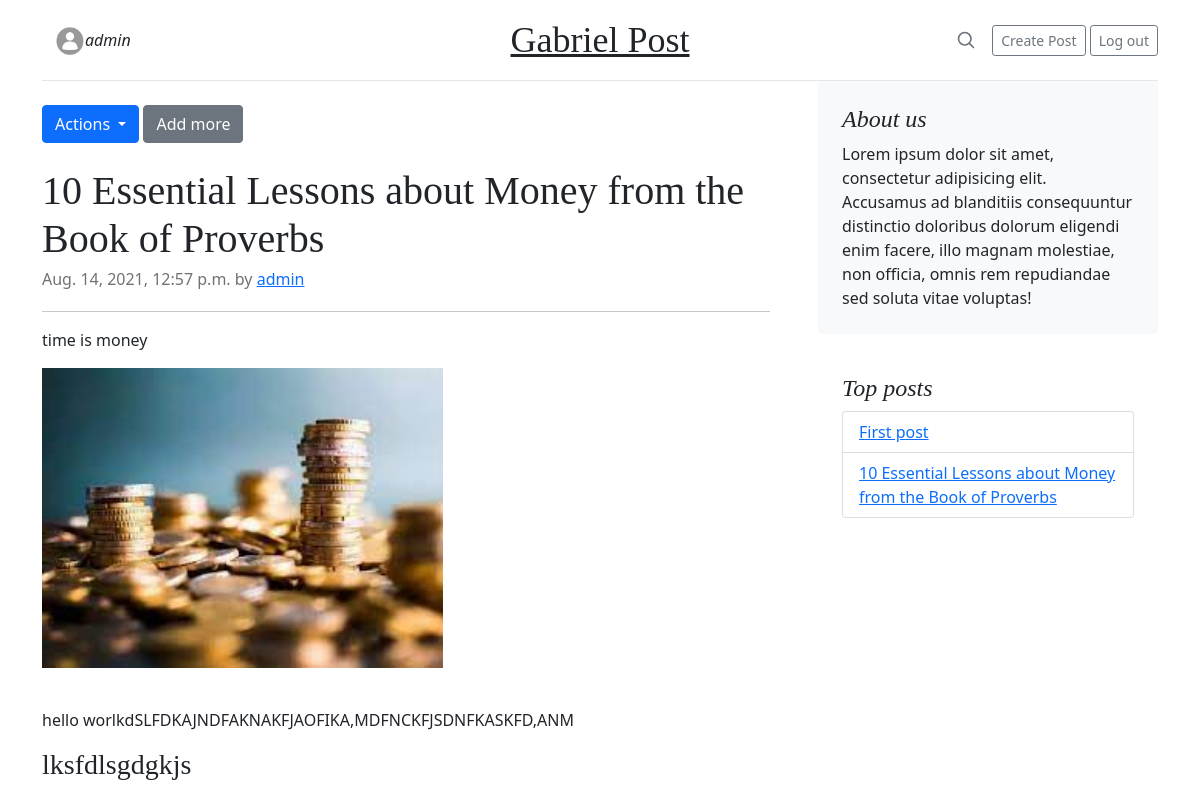
Before: /blog/10-essential-lessons-about-money-from-the-book-of-/ (signed in, upper part) with the older database file.
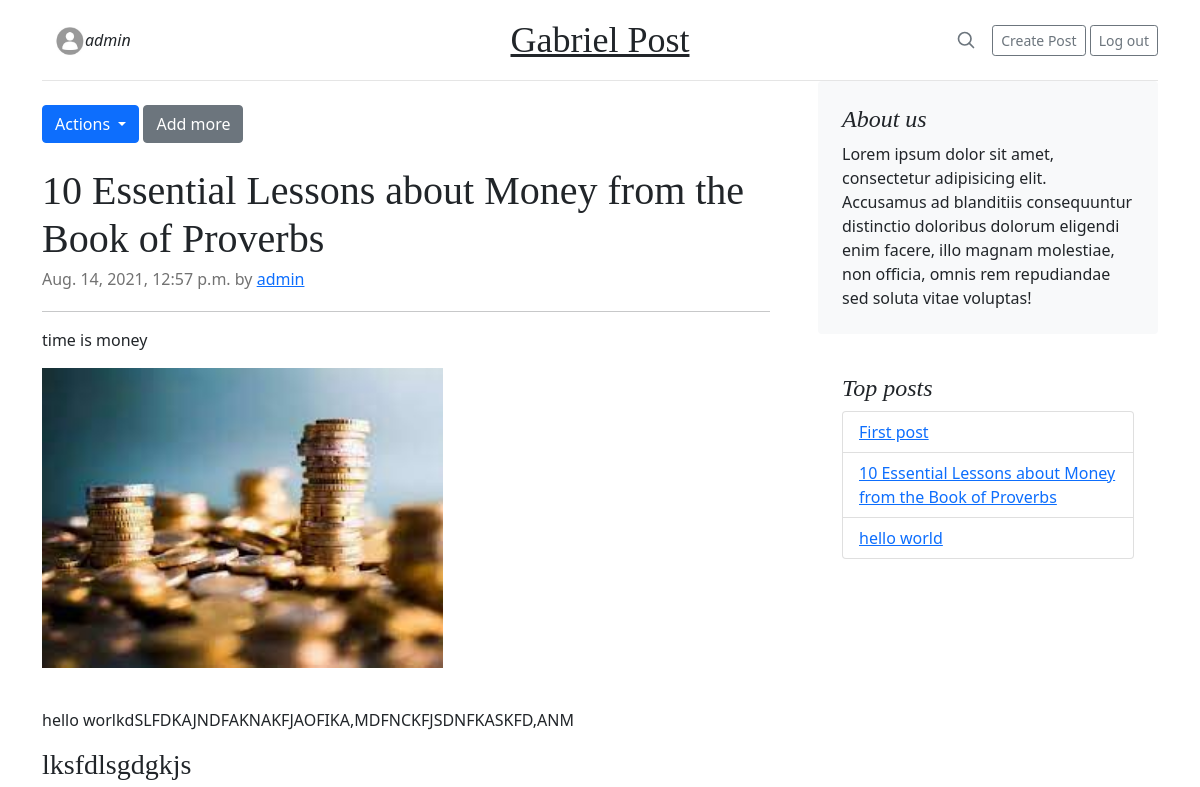
After: the same page with the newer database file.
### blog/models.py (models this page shows, shortened)
class AddBlogModel(models.Model):
    blog    = models.ForeignKey(BlogModel, on_delete=models.CASCADE)
    author  = models.ForeignKey(User, on_delete=models.CASCADE)
    title   = models.CharField(max_length=1000, blank=False, null=False)
    image   = models.ImageField(upload_to='blog_pics', null=True, blank=True,)
    body    = RichTextField(null=False, blank=False)

class BlogModel(models.Model):
    LANGUAGES_CHOICES = (
        ('Eng', 'English'),
        ('Hin', 'Hindi'),
    )
    blog_title = models.CharField( max_length=250, blank=False, null=False)
    slug = models.SlugField(unique=True, null=True, blank=True)
    blog_short_desc = models.CharField(max_length=1000, blank=False, null=False)
    blog_author = models.ForeignKey(User, on_delete=models.CASCADE)
    date_posted_on = models.DateTimeField(auto_now_add=True)
    blog_image = models.ImageField(upload_to='blog_pics', blank=False, null=False,)
    blog_complete_desc = RichTextField(blank=False, null=False)
    blog_language = models.CharField(max_length=3, choices=LANGUAGES_CHOICES)
    likes = models.ManyToManyField(User, related_name='post_likes', blank=True)

### blog/views.py (the view)
# urls.py: path('<slug:slug>/', views.blogDetail, name='blog_detail'),
@login_required()
def blogDetail(request, slug):
    user = User.objects.get(id=request.user.id)
    post_all = BlogModel.objects.all()[:5]
    post = BlogModel.objects.filter(slug=slug).first()
    if not post:
        return render(request, 'blog/pageNotFound.html', context=None)
    additional_content = AddBlogModel.objects.filter(blog=post)
    if request.method == 'POST':
        comment_object = CommentModel(blog=post, comment_author=request.user, comment=request.POST['commentText'])
        comment_object.save()
        return redirect(f'/blog/{slug}/')
    if post in user.post_likes.all():
        has_liked = True
    else:
        has_liked = False
    context = {
        'blog': post,
        'username': request.user,
        'all_post': post_all,
        'additional_content': additional_content,
        'has_liked': has_liked,
    }
    return render(request, 'blog/blogDetail.html', context=context)

### blog/templates/blog/blogDetail.html (shortened to what this page needs)
{% extends 'blog/index.html' %}
{% block content %}
  <div class="row g-5">
    <div class="col-md-8">  <br>
      {% if username == blog.blog_author %}
      <div class="dropdown">
            <button class="btn btn-primary dropdown-toggle" type="button" id="dropdownMenuButton" data-bs-toggle="dropdown" aria-expanded="false">
              Actions
            </button>
        <a type="button" class="btn btn-secondary" href="{% url 'add_content' blog.slug %}">Add more</a>
          </div>
      <br>
      {% endif %}
      <article class="blog-post">
        <h2 class="blog-post-title">{{ blog.blog_title }}</h2>
        <p class="blog-post-meta">{{blog.date_posted_on}} by <a href="#">{{blog.blog_author}}</a></p>
                <hr>
        <p>{{ blog.blog_short_desc|safe }}</p>
        <img src="{{ blog.blog_image.url }}" alt="oops" height="300">
        <br><br>
        <p>{{ blog.blog_complete_desc|safe }}</p>
         {% for content in additional_content %}
          <div>
              <bold><h3>{{ content.title }}</h3></bold>
          </div>
          {% endfor %}
        <br><br>
      </div>
    <div class="col-md-4">
      <div class="position-sticky" style="top: 2rem;">
        <div class="p-4 mb-3 bg-light rounded">
          <h4 class="fst-italic">About us</h4>
          <p class="mb-0">Lorem ipsum dolor sit amet, consectetur adipisicing elit. Accusamus ad blanditiis consequuntur distinctio doloribus dolorum eligendi enim facere, illo magnam molestiae, non officia, omnis rem repudiandae sed soluta vitae voluptas!</p>
        </div>
        <div class="p-4">
          <h4 class="fst-italic">Top posts</h4>
          <ul class="list-group">
            {% for p in all_post %}
          <li class="list-group-item">
            <a href="{% url 'blog_detail' p.slug %}">{{ p.blog_title }}</a>
          </li>
            {% endfor %}
          </ul>
        </div>
      </div>
    </div>
  </div>
{% endblock content %}

Changed rows visible on the page:
added BlogModel: blog_title "hello world"
